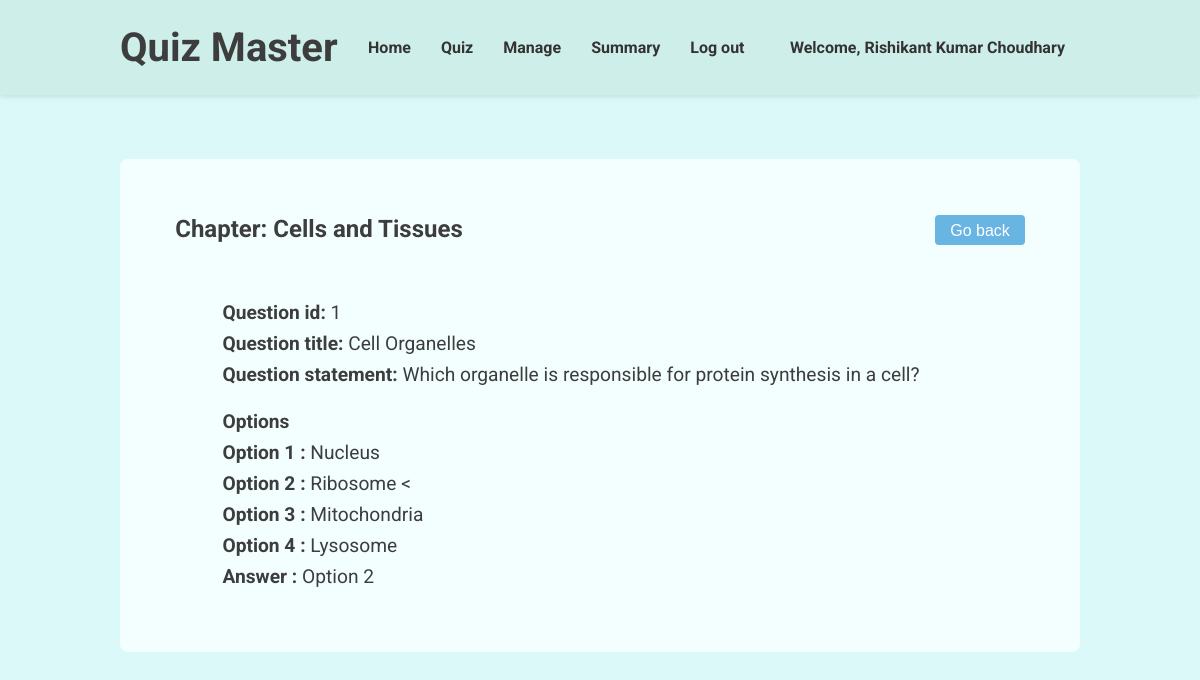
Screenshot of /view-question/1 (signed in) with the database file from the repository.
### models.py (models this page shows, shortened)
class User(db.Model, UserMixin):
    __tablename__ = 'users'
    id = db.Column(db.Integer, primary_key=True)
    username = db.Column(db.String(80), unique=True, nullable=False)
    passhash = db.Column(db.String(256), nullable=False)
    fullname = db.Column(db.String(80), nullable=False)
    qualification = db.Column(db.String(80), nullable=False)
    dob = db.Column(db.Date, nullable=False)
    is_admin = db.Column(db.Boolean, nullable=False, default=False)
    is_ban = db.Column(db.Boolean, nullable=False, default=False)
    @property
    def password(self):
        raise AttributeError('Password is not a readable attribute')

class Chapters(db.Model):
    __tablename__ = 'chapters'
    chapterid = db.Column(db.Integer, primary_key=True)
    subjectid = db.Column(db.Integer, db.ForeignKey('subjects.subjectid'), nullable=False)
    chaptername = db.Column(db.String(80), unique=False, nullable=False)
    chapterdesc = db.Column(db.String(512), nullable=False)
    questions = db.relationship('Questions', backref='chapter', lazy=True)

class Questions(db.Model):
    __tablename__ = 'questions'
    questionid = db.Column(db.Integer, primary_key=True)
    quizid = db.Column(db.Integer, db.ForeignKey('quizzes.quizid'), nullable=False)
    chapterid = db.Column(db.Integer, db.ForeignKey('chapters.chapterid'), nullable=False)
    title = db.Column(db.String(80), nullable=False)
    statement = db.Column(db.String(512), nullable=False)
    option1 = db.Column(db.String(80), nullable=False)
    option2 = db.Column(db.String(80), nullable=False)
    option3 = db.Column(db.String(80), nullable=False)
    option4 = db.Column(db.String(80), nullable=False)
    ans = db.Column(db.Integer, nullable=False)

### routes.py (the view)
@app.route('/view-question/<int:que_id>')
@login_required
def view_question(que_id):
    return render_template('view-question.html', user = current_user, question = Questions.query.get(que_id), chapter = Chapters.query.get(Questions.query.get(que_id).chapterid).chaptername)

### app.py (called while the page is built)
@login_manager.user_loader
def load_user(userid):
    return models.User.query.get(int(userid))

### templates/view-question.html (shortened to what this page needs)
{% extends "base.html" %}  {% block stylesheet %}
<link rel="stylesheet" href="{{ url_for('static', filename='navbar.css') }}" />
{% endblock %} {% block navbar %}
<header>
  <div class="header-container">
    <h1>Quiz Master</h1>
    <nav>
      <ul>
        <li>
          <a href="/admin-dashboard">Home</a>
        </li>
        <li>
          <a href="/admin-quiz">Quiz</a>
        </li>
        <li>
          <a href="/manage-users">Manage</a>
        </li>
        <li>
          <a href="/admin-summary">Summary</a>
        </li>
        <li>
          <a href="/logout">Log out</a>
        </li>
      </ul>
    </nav>
    <a href="/profile">Welcome, {{ user.fullname}}</a>
  </div>
</header>
{% endblock %} {% block content %}
<main>
  <div class="sub-header">
    <h2>Chapter: {{chapter}}</h2>
    <button onclick="goBack()">Go back</button>
  </div>
  <div class="question-display">
    <div class="question">
      <p><b>Question id:</b> {{ question.questionid }}</p>
      <p><b>Question title:</b> {{ question.title }}</p>
      <p><b>Question statement:</b> {{ question.statement }}</p>
    </div>
    <div class="options">
      <p><b>Options</b></p>
      <p><b>Option 1 :</b> {{question.option1}}</p>
      <p><b>Option 2 :</b> {{question.option2}}</p>
      <p><b>Option 3 :</b> {{question.option3}}</p>
      <p><b>Option 4 :</b> {{question.option4}}</p>
      <p><b>Answer :</b> Option {{question.ans}}</p>
    </div>
  </div>
</main>
{% endblock %}

### static/index.css (style rules this page uses)
* { margin: 0; padding: 0; box-sizing: border-box; }
body { background-color: #dbf9f8; color: #3d3d3d; font-family: 'roboto', sans-serif; }
main { margin-bottom: 3rem; }

### static/navbar.css (style rules this page uses)
header { background-color: #cdeee9; padding: 1.5rem; box-shadow: 0 2px 5px rgba(0, 0, 0, 0.1); }
.header-container { margin: auto; width: 80vw; display: flex; justify-content: space-between; align-items: center; }
header h1 { margin: 0; font-size: 2.5rem; color: #3d3d3d; }
header nav ul { list-style: none; display: flex; }
header a { margin: 0 15px; text-decoration: none; color: #333; font-weight: bold; }

### templates/view-question.html (style rules this page uses)
main { margin: 4rem 0; padding: 0.5rem; min-height: 50vh; display: flex; flex-direction: column; align-items: center; background-color: #f3ffff; border-radius: 0.5rem; }
.sub-header { margin: 3rem 0; width: 90%; display: flex; justify-content: space-between; }
.sub-header h2 { font-size: 1.5rem; }
.sub-header button { padding: 7px 15px 5px; font-size: 1rem; background-color: #68b4e2; color: #fff; border: none; border-radius: 0.25rem; cursor: pointer; }
.question-display { margin-bottom: 2rem; width: 80%; font-size: 1.2rem; }
.question-display div { margin-bottom: 1.5rem; }
.question-display p { margin: 0.5rem 0; }

### rows the page displays
User: fullname "Rishikant Kumar Choudhary"
Chapters: chaptername "Cells and Tissues"
Questions: questionid "1", title "Cell Organelles", statement "Which organelle is responsible for protein synthesis in a cell?", option1 "Nucleus", option2 "Ribosome <", option3 "Mitochondria", option4 "Lysosome", ans "2"
